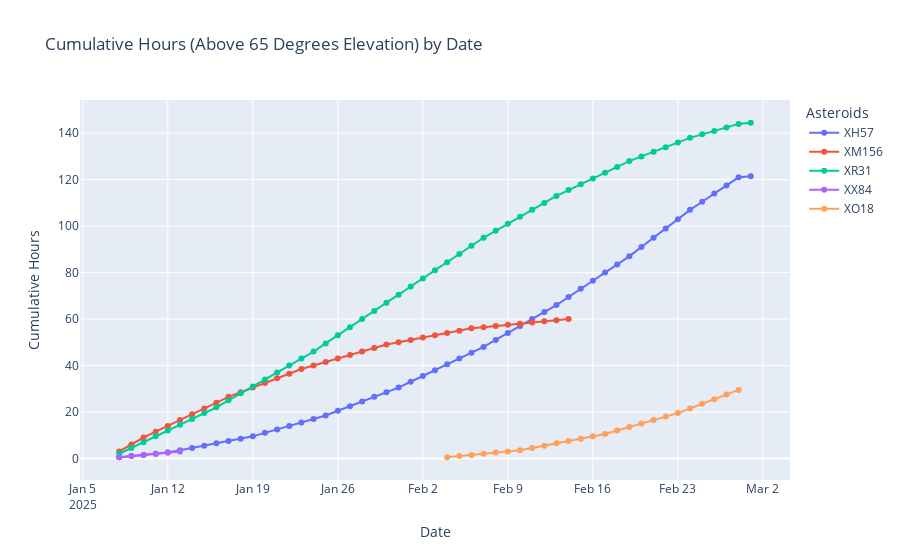

This figure's notebook cell:
### Code cell
dfs = [
    (xh57_65, 'XH57'),
    (xm156_65, 'XM156'),
    (xo18_65, 'XO18'),
    (xr31_65, 'XR31'),
    (xx84_65, 'XX84')
]

# Combine all data into a single DataFrame
combined_df_65 = pd.concat(
    [df.assign(Asteroid=ticker) for df, ticker in dfs], ignore_index=True
)

# Ensure 'date' column is in datetime format
combined_df_65['date'] = pd.to_datetime(combined_df_65['date'], errors='coerce')

# Ensure 'time' column is converted to timedelta format if in hh:mm
combined_df_65['time'] = pd.to_timedelta(combined_df_65['time'], errors='coerce')

# Calculate cumulative counts grouped by date and ticker
cumulative_df_65 = (
    combined_df_65.groupby(['date', 'Asteroid']).size()  # Count occurrences for each date and ticker
    .groupby(level='Asteroid').cumsum()  # Calculate cumulative count for each ticker
    .reset_index(name='observations')
)

cumulative_df_65['hours'] = cumulative_df_65['observations'] / 2

# Create a line chart using Plotly Express
fig = px.line(
    cumulative_df_65,
    x='date',
    y='hours',
    color='Asteroid',
    labels={'date': 'Date', 'hours': 'Cumulative Hours', 'Asteroid': 'Asteroids'},
    title="Cumulative Hours (Above 65 Degrees Elevation) by Date",
    markers=True
)

# Customize the color scheme
fig.update_layout(colorway=px.colors.qualitative.G10)

fig.show()

### Figure 1 — Plotly figure (JSON) as saved in the notebook; plotly's stock layout.template omitted (floating-point values rounded to 4 significant figures)
{"data": [{"hovertemplate": "Asteroids=XH57<br>Date=%{x}<br>Cumulative Hours=%{y}<extra></extra>", "legendgroup": "XH57", "line": {"color": "#636efa", "dash": "solid"}, "marker": {"symbol": "circle"}, "mode": "lines+markers", "name": "XH57", "orientation": "v", "showlegend": true, "type": "scatter", "x": ["2025-01-08T00:00:00", "2025-01-09T00:00:00", "2025-01-10T00:00:00", "2025-01-11T00:00:00", "2025-01-12T00:00:00", "2025-01-13T00:00:00", "2025-01-14T00:00:00", "2025-01-15T00:00:00", "2025-01-16T00:00:00", "2025-01-17T00:00:00", "2025-01-18T00:00:00", "2025-01-19T00:00:00", "2025-01-20T00:00:00", "2025-01-21T00:00:00", "2025-01-22T00:00:00", "2025-01-23T00:00:00", "2025-01-24T00:00:00", "2025-01-25T00:00:00", "2025-01-26T00:00:00", "2025-01-27T00:00:00", "2025-01-28T00:00:00", "2025-01-29T00:00:00", "2025-01-30T00:00:00", "2025-01-31T00:00:00", "2025-02-01T00:00:00", "2025-02-02T00:00:00", "2025-02-03T00:00:00", "2025-02-04T00:00:00", "2025-02-05T00:00:00", "2025-02-06T00:00:00", "2025-02-07T00:00:00", "2025-02-08T00:00:00", "2025-02-09T00:00:00", "2025-02-10T00:00:00", "2025-02-11T00:00:00", "2025-02-12T00:00:00", "2025-02-13T00:00:00", "2025-02-14T00:00:00", "2025-02-15T00:00:00", "2025-02-16T00:00:00", "2025-02-17T00:00:00", "2025-02-18T00:00:00", "2025-02-19T00:00:00", "2025-02-20T00:00:00", "2025-02-21T00:00:00", "2025-02-22T00:00:00", "2025-02-23T00:00:00", "2025-02-24T00:00:00", "2025-02-25T00:00:00", "2025-02-26T00:00:00", "2025-02-27T00:00:00", "2025-02-28T00:00:00", "2025-03-01T00:00:00"], "xaxis": "x", "y": [0.5, 1, 1.5, 2, 2.5, 3.5, 4.5, 5.5, 6.5, 7.5, 8.5, 9.5, 11, 12.5, 14, 15.5, 17, 18.5, 20.5, 22.5, 24.5, 26.5, 28.5, 30.5, 33, 35.5, 38, 40.5, 43, 45.5, 48, 51, 54, 57, 60, 63, 66, 69.5, 73, 76.5, 80, 83.5, 87, 91, 95, 99, 103, 107, 110.5, 114, 117.5, 121, 121.5], "yaxis": "y"}, {"hovertemplate": "Asteroids=XM156<br>Date=%{x}<br>Cumulative Hours=%{y}<extra></extra>", "legendgroup": "XM156", "line": {"color": "#EF553B", "dash": "solid"}, "marker": {"symbol": "circle"}, "mode": "lines+markers", "name": "XM156", "orientation": "v", "showlegend": true, "type": "scatter", "x": ["2025-01-08T00:00:00", "2025-01-09T00:00:00", "2025-01-10T00:00:00", "2025-01-11T00:00:00", "2025-01-12T00:00:00", "2025-01-13T00:00:00", "2025-01-14T00:00:00", "2025-01-15T00:00:00", "2025-01-16T00:00:00", "2025-01-17T00:00:00", "2025-01-18T00:00:00", "2025-01-19T00:00:00", "2025-01-20T00:00:00", "2025-01-21T00:00:00", "2025-01-22T00:00:00", "2025-01-23T00:00:00", "2025-01-24T00:00:00", "2025-01-25T00:00:00", "2025-01-26T00:00:00", "2025-01-27T00:00:00", "2025-01-28T00:00:00", "2025-01-29T00:00:00", "2025-01-30T00:00:00", "2025-01-31T00:00:00", "2025-02-01T00:00:00", "2025-02-02T00:00:00", "2025-02-03T00:00:00", "2025-02-04T00:00:00", "2025-02-05T00:00:00", "2025-02-06T00:00:00", "2025-02-07T00:00:00", "2025-02-08T00:00:00", "2025-02-09T00:00:00", "2025-02-10T00:00:00", "2025-02-11T00:00:00", "2025-02-12T00:00:00", "2025-02-13T00:00:00", "2025-02-14T00:00:00"], "xaxis": "x", "y": [3, 6, 9, 11.5, 14, 16.5, 19, 21.5, 24, 26.5, 28.5, 30.5, 32.5, 34.5, 36.5, 38.5, 40, 41.5, 43, 44.5, 46, 47.5, 49, 50, 51, 52, 53, 54, 55, 56, 56.5, 57, 57.5, 58, 58.5, 59, 59.5, 60], "yaxis": "y"}, {"hovertemplate": "Asteroids=XR31<br>Date=%{x}<br>Cumulative Hours=%{y}<extra></extra>", "legendgroup": "XR31", "line": {"color": "#00cc96", "dash": "solid"}, "marker": {"symbol": "circle"}, "mode": "lines+markers", "name": "XR31", "orientation": "v", "showlegend": true, "type": "scatter", "x": ["2025-01-08T00:00:00", "2025-01-09T00:00:00", "2025-01-10T00:00:00", "2025-01-11T00:00:00", "2025-01-12T00:00:00", "2025-01-13T00:00:00", "2025-01-14T00:00:00", "2025-01-15T00:00:00", "2025-01-16T00:00:00", "2025-01-17T00:00:00", "2025-01-18T00:00:00", "2025-01-19T00:00:00", "2025-01-20T00:00:00", "2025-01-21T00:00:00", "2025-01-22T00:00:00", "2025-01-23T00:00:00", "2025-01-24T00:00:00", "2025-01-25T00:00:00", "2025-01-26T00:00:00", "2025-01-27T00:00:00", "2025-01-28T00:00:00", "2025-01-29T00:00:00", "2025-01-30T00:00:00", "2025-01-31T00:00:00", "2025-02-01T00:00:00", "2025-02-02T00:00:00", "2025-02-03T00:00:00", "2025-02-04T00:00:00", "2025-02-05T00:00:00", "2025-02-06T00:00:00", "2025-02-07T00:00:00", "2025-02-08T00:00:00", "2025-02-09T00:00:00", "2025-02-10T00:00:00", "2025-02-11T00:00:00", "2025-02-12T00:00:00", "2025-02-13T00:00:00", "2025-02-14T00:00:00", "2025-02-15T00:00:00", "2025-02-16T00:00:00", "2025-02-17T00:00:00", "2025-02-18T00:00:00", "2025-02-19T00:00:00", "2025-02-20T00:00:00", "2025-02-21T00:00:00", "2025-02-22T00:00:00", "2025-02-23T00:00:00", "2025-02-24T00:00:00", "2025-02-25T00:00:00", "2025-02-26T00:00:00", "2025-02-27T00:00:00", "2025-02-28T00:00:00", "2025-03-01T00:00:00"], "xaxis": "x", "y": [2, 4.5, 7, 9.5, 12, 14.5, 17, 19.5, 22, 25, 28, 31, 34, 37, 40, 43, 46, 49.5, 53, 56.5, 60, 63.5, 67, 70.5, 74, 77.5, 81, 84.5, 88, 91.5, 95, 98, 101, 104, 107, 110, 113, 115.5, 118, 120.5, 123, 125.5, 128, 130, 132, 134, 136, 138, 139.5, 141, 142.5, 144, 144.5], "yaxis": "y"}, {"hovertemplate": "Asteroids=XX84<br>Date=%{x}<br>Cumulative Hours=%{y}<extra></extra>", "legendgroup": "XX84", "line": {"color": "#ab63fa", "dash": "solid"}, "marker": {"symbol": "circle"}, "mode": "lines+markers", "name": "XX84", "orientation": "v", "showlegend": true, "type": "scatter", "x": ["2025-01-08T00:00:00", "2025-01-09T00:00:00", "2025-01-10T00:00:00", "2025-01-11T00:00:00", "2025-01-12T00:00:00", "2025-01-13T00:00:00"], "xaxis": "x", "y": [0.5, 1, 1.5, 2, 2.5, 3], "yaxis": "y"}, {"hovertemplate": "Asteroids=XO18<br>Date=%{x}<br>Cumulative Hours=%{y}<extra></extra>", "legendgroup": "XO18", "line": {"color": "#FFA15A", "dash": "solid"}, "marker": {"symbol": "circle"}, "mode": "lines+markers", "name": "XO18", "orientation": "v", "showlegend": true, "type": "scatter", "x": ["2025-02-04T00:00:00", "2025-02-05T00:00:00", "2025-02-06T00:00:00", "2025-02-07T00:00:00", "2025-02-08T00:00:00", "2025-02-09T00:00:00", "2025-02-10T00:00:00", "2025-02-11T00:00:00", "2025-02-12T00:00:00", "2025-02-13T00:00:00", "2025-02-14T00:00:00", "2025-02-15T00:00:00", "2025-02-16T00:00:00", "2025-02-17T00:00:00", "2025-02-18T00:00:00", "2025-02-19T00:00:00", "2025-02-20T00:00:00", "2025-02-21T00:00:00", "2025-02-22T00:00:00", "2025-02-23T00:00:00", "2025-02-24T00:00:00", "2025-02-25T00:00:00", "2025-02-26T00:00:00", "2025-02-27T00:00:00", "2025-02-28T00:00:00"], "xaxis": "x", "y": [0.5, 1, 1.5, 2, 2.5, 3, 3.5, 4.5, 5.5, 6.5, 7.5, 8.5, 9.5, 10.5, 12, 13.5, 15, 16.5, 18, 19.5, 21.5, 23.5, 25.5, 27.5, 29.5], "yaxis": "y"}], "layout": {"autosize": true, "colorway": ["#3366CC", "#DC3912", "#FF9900", "#109618", "#990099", "#0099C6", "#DD4477", "#66AA00", "#B82E2E", "#316395"], "legend": {"title": {"text": "Asteroids"}, "tracegroupgap": 0}, "title": {"text": "Cumulative Hours (Above 65 Degrees Elevation) by Date"}, "xaxis": {"anchor": "y", "autorange": true, "domain": [0, 1], "range": ["2025-01-04 20:20:09.6421", "2025-03-04 03:39:50.3579"], "title": {"text": "Date"}, "type": "date"}, "yaxis": {"anchor": "x", "autorange": true, "domain": [0, 1], "range": [-11.38, 156.4], "title": {"text": "Cumulative Hours"}, "type": "linear"}}}
